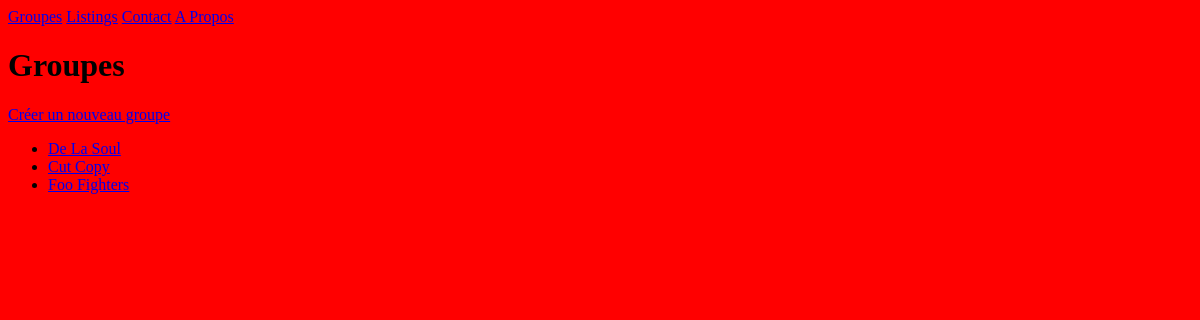
/bands/, run on an earlier commit of the app's database.
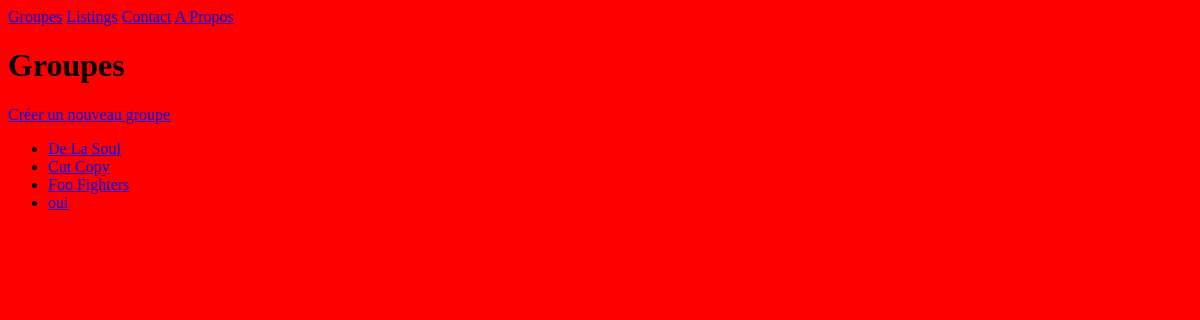
And on a later commit of the database.
### listings/models.py (models this page shows, shortened)
class Band(models.Model):
    class Genre(models.TextChoices):
        HIP_HOP = 'HH'
        SYNTH_POP = 'SP'
        ALTERNATIVE_ROCK = 'AR'
    name = models.fields.CharField(max_length=100)
    genre = models.fields.CharField(choices=Genre.choices, max_length=5, default='HH')
    biography = models.fields.CharField(max_length=1000, default='')
    year_formed = models.fields.IntegerField(
        validators=[MinValueValidator(1900), MaxValueValidator(2021)],
        default=2000
    )
    active = models.fields.BooleanField(default=True)
    official_homepage = models.fields.URLField(null=True, blank=True)

### listings/views.py (the view)
# urls.py: path('bands/', views.band_list, name='band-list'),
def band_list(request):
   bands = Band.objects.all()
   return render(request,
           'listings/band_list.html',
           {'bands': bands})

### listings/templates/listings/band_list.html
{% extends 'listings/base.html' %}
{% block content %}
<h1>Groupes</h1>
<a href="{% url 'band-create' %}">Créer un nouveau groupe</a>
<ul>
    {% for band in bands %}
    <li><a href="{% url 'band-detail' band.id %}">{{ band.name }}</a></li>
  {% endfor %}
 </ul>
{% endblock %}

### listings/templates/listings/base.html (shortened to what this page needs)
{% load static %}
<html>
    <head>
        <link rel="stylesheet" href="{% static 'listings/styles.css' %}" />
    </head>
    <body>
        <nav>
            <a href="{% url 'band-list' %}">Groupes</a>
            <a href="{% url 'listing-list' %}">Listings</a>
            <a href="{% url 'contact' %}">Contact</a>
            <a href="{% url 'about-us' %}">A Propos</a>
        </nav>
        {% block content %}{% endblock %}
    </body>
</html>

### listings/static/listings/styles.css (style rules this page uses)
* { background: red }

What changed in the data, as far as the page shows it:
added Band: name "oui"
